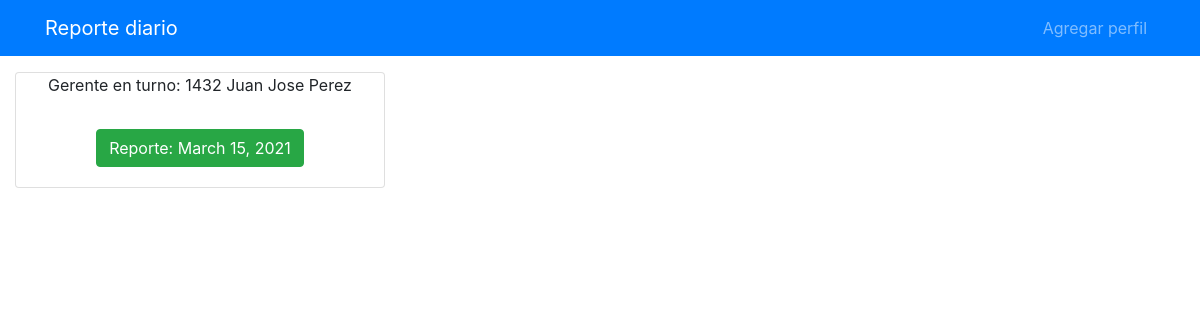
/reportes/, run on an earlier commit of the app's database.
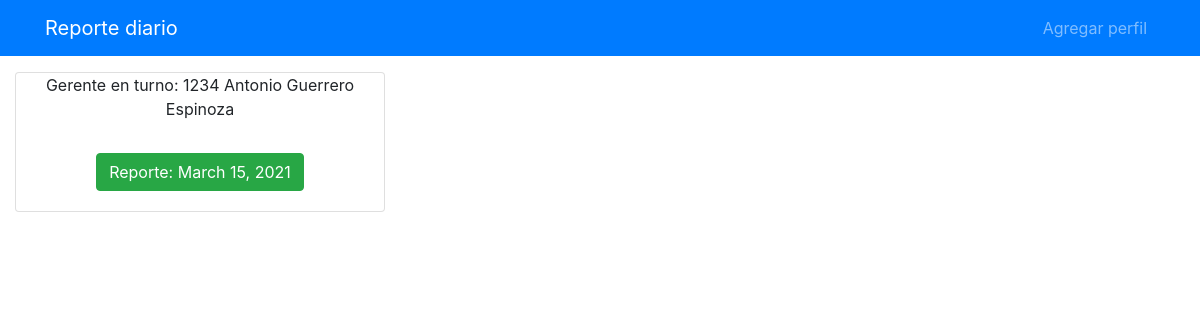
And on a later commit of the database.
### diario/models.py (models this page shows, shortened)
class DiarioPorFecha(models.Model):
    fecha = models.DateField(auto_now_add=True)
    diario_persona = models.ManyToManyField(Diario)
    gerente_turno = models.ForeignKey(Perfil, on_delete=models.CASCADE)
    class Meta:
        verbose_name_plural = 'Diario por fechas'

class Perfil(models.Model):
    nombre = models.CharField(max_length=60)
    brm = models.CharField(max_length=7)
    telefono = models.CharField(max_length=10)
    sucursal = models.CharField(max_length=40)
    estado = models.CharField(max_length=40)
    ciudad = models.CharField(max_length=40)
    es_gerente = models.BooleanField(default=False, blank=True)
    class Meta:
        verbose_name_plural = 'Perfiles'
    def __str__(self):
        return f'{self.brm} {self.nombre}'

### diario/views.py (the view)
# urls.py: path('reportes/', views.ver_reportes, name='reporte'),
def ver_reportes(request):
    obj = DiarioPorFecha.objects.all()
    context = {
        'obj': obj
    }
    return render(request, 'reporte.html', context)

### diario/templates/reporte.html (shortened to what this page needs)
{% extends 'base.html' %}
{% block navbar%}{% include 'navbar.html' %}{% endblock %}
{% block body_content %}
<div class="container-fluid">
    <div class="row mt-3">
        {% if obj %}
            {% for o in obj %}
            <div class="col-12 col-md-4 text-center">
                <div class="card">
                    <div class="card-title">
                        Gerente en turno:
                        {{ o.gerente_turno }}
                    </div>
                    <div class="card-body">
                        <a href="{% url 'generar_reporte' o.id %}" class="btn btn-success">Reporte: {{ o.fecha }}</a>
                    </div>
                </div>
            </div>
            {% endfor %}
        {% endif %}
    </div>
</div>
{% endblock %}

What changed in the data, as far as the page shows it:
removed DiarioPorFecha: gerente_turno "1432 Juan Jose Perez", fecha "March 15, 2021"
added DiarioPorFecha: gerente_turno "1234 Antonio Guerrero Espinoza", fecha "March 15, 2021"
